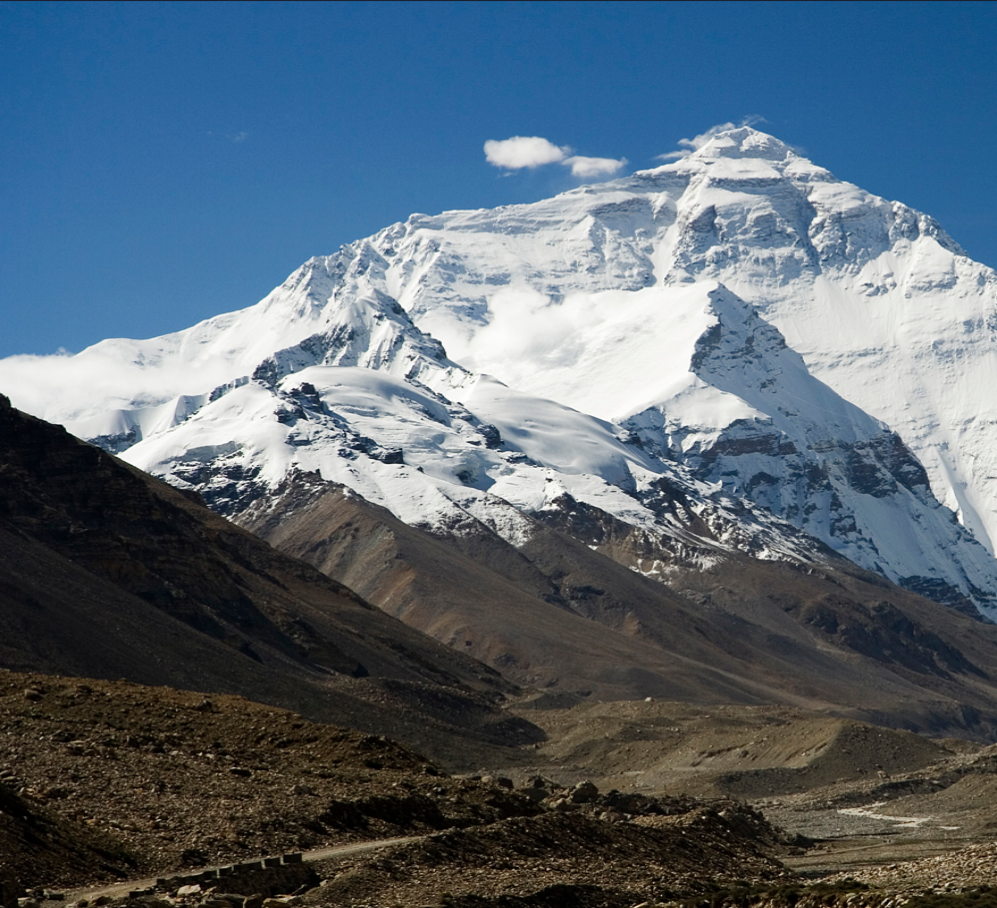
#> input picture image1.png, 997 x 908 px
$ python -i testVideo.py   (imports and definitions only)
#> lines starting #> are read from the running program, lines starting #| are printed output that depends on the picture
import numpy as np
import cv2
import imutils

# Reference orbVideo for detailed commentary
class Stitcher:
    def __init__(self):
        #added or_better in self.isv3 parameter
        self.isv3 = imutils.is_cv3(or_better=True) #determine if using latest openCV version and initialize cahced homography matrix
        self.cachedH = None

    def stitch(self, images, ratio=0.75, reprojThresh=4.0,showMatches=False):
        (imageB, imageA) = images
        (kpsA, featuresA) = self.detectAndDescribe(imageA)
        (kpsB, featuresB) = self.detectAndDescribe(imageB)
        M = self.matchKeypoints(kpsA, kpsB,
			featuresA, featuresB, ratio, reprojThresh)
        if M is None:
            return None
        (matches, H, status) = M
        result = cv2.warpPerspective(imageA, H,
                                     (imageA.shape[1] + imageB.shape[1], imageA.shape[0]))
        result[0:imageB.shape[0], 0:imageB.shape[1]] = imageB
		# check to see if the keypoint matches should be visualized
        if showMatches:
            vis = self.drawMatches(imageA, imageB, kpsA, kpsB, matches,
				status)
			# return a tuple of the stitched image and the
			# visualization
            return (result, vis)
		# return the stitched image
        return result

    # [64 lines left out: functions detectAndDescribe, matchKeypoints, drawMatches, not called in this run]


# Sample code for outputting video stream from both cameras
"""
vid1 = cv2.VideoCapture(1) #Get Video feed from Camera 1
vid2 = cv2.VideoCapture(2) #Get video feed from Camera 2

while (True):
    ret1, frame1 = vid1.read() #reads the frames from Camera 1
    ret2, frame2 = vid2.read() #reads the frames from Camera 2

    frame = cv2.hconcat([frame1, frame2]) #Concatenates the two video feeds side by side

    cv2.imshow('frame', frame) #Displays the camera videos

    if cv2.waitKey(1) & 0xFF == ord('q'): #If 'q' is pressed it will kill the programe
        break

vid1.release()
vid2.release()

cv2.destroyAllWindows()"""

>>> import cv2
>>> picture = cv2.imread('../image1.png', cv2.IMREAD_GRAYSCALE)
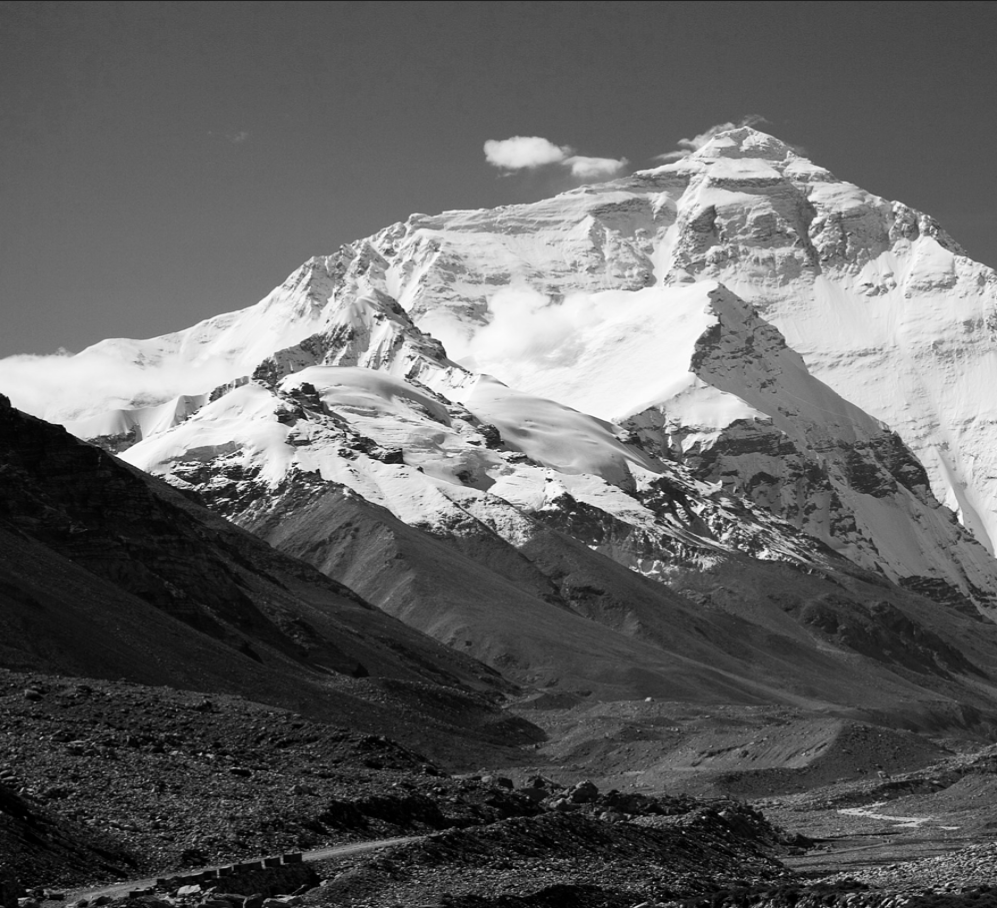
#> picture: shape (908, 997); min 0, max 254, mean 99.2
>>> result = Stitcher().stitch(picture)
#> (the run stopped early here; a loop or call above may not have finished)

$ run again, on image2.png
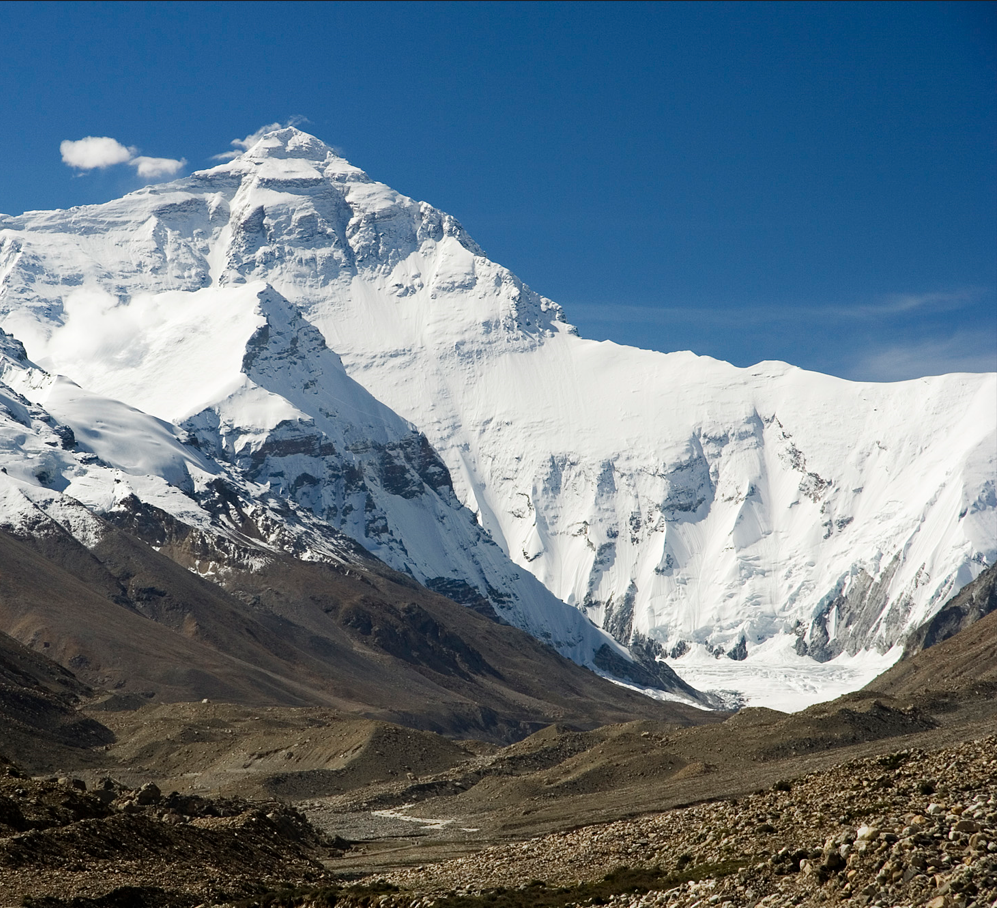
#> input picture image2.png, 997 x 908 px
#> `picture = cv2.imread('../image1.png', cv2.IMREAD_GRAYSCALE)`:
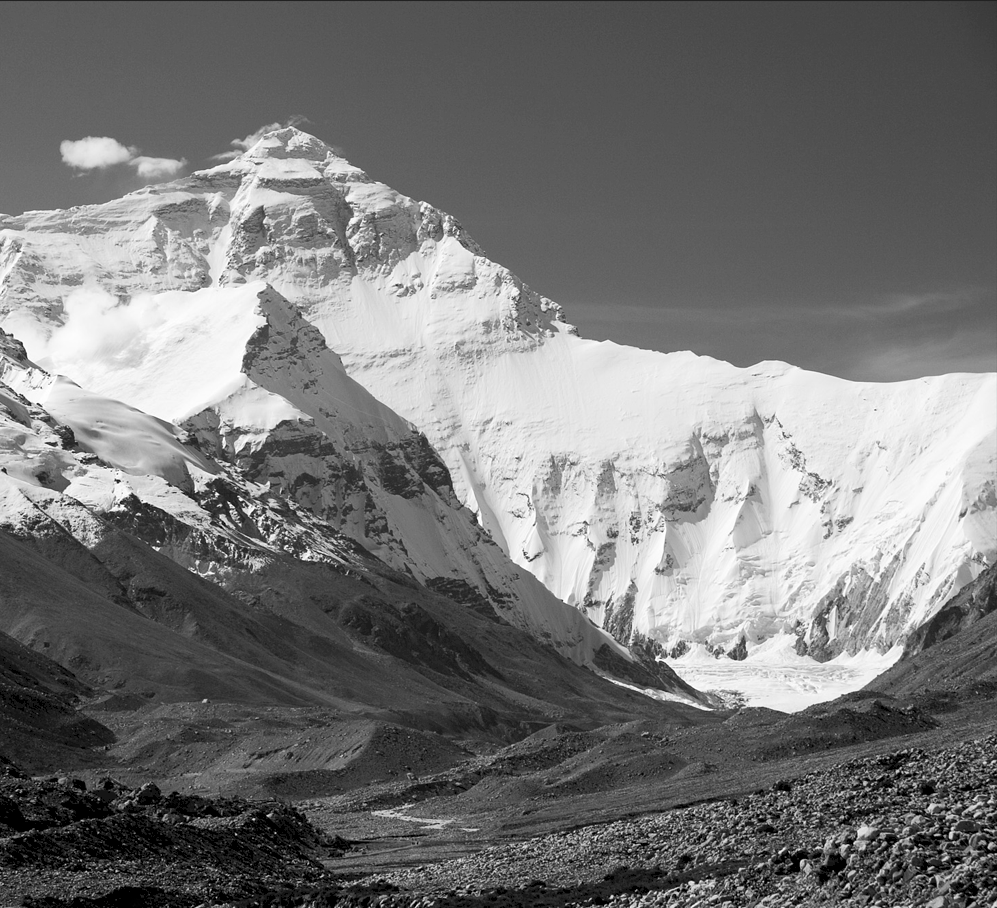
#> picture: shape (908, 997); min 0, max 255, mean 118.5
